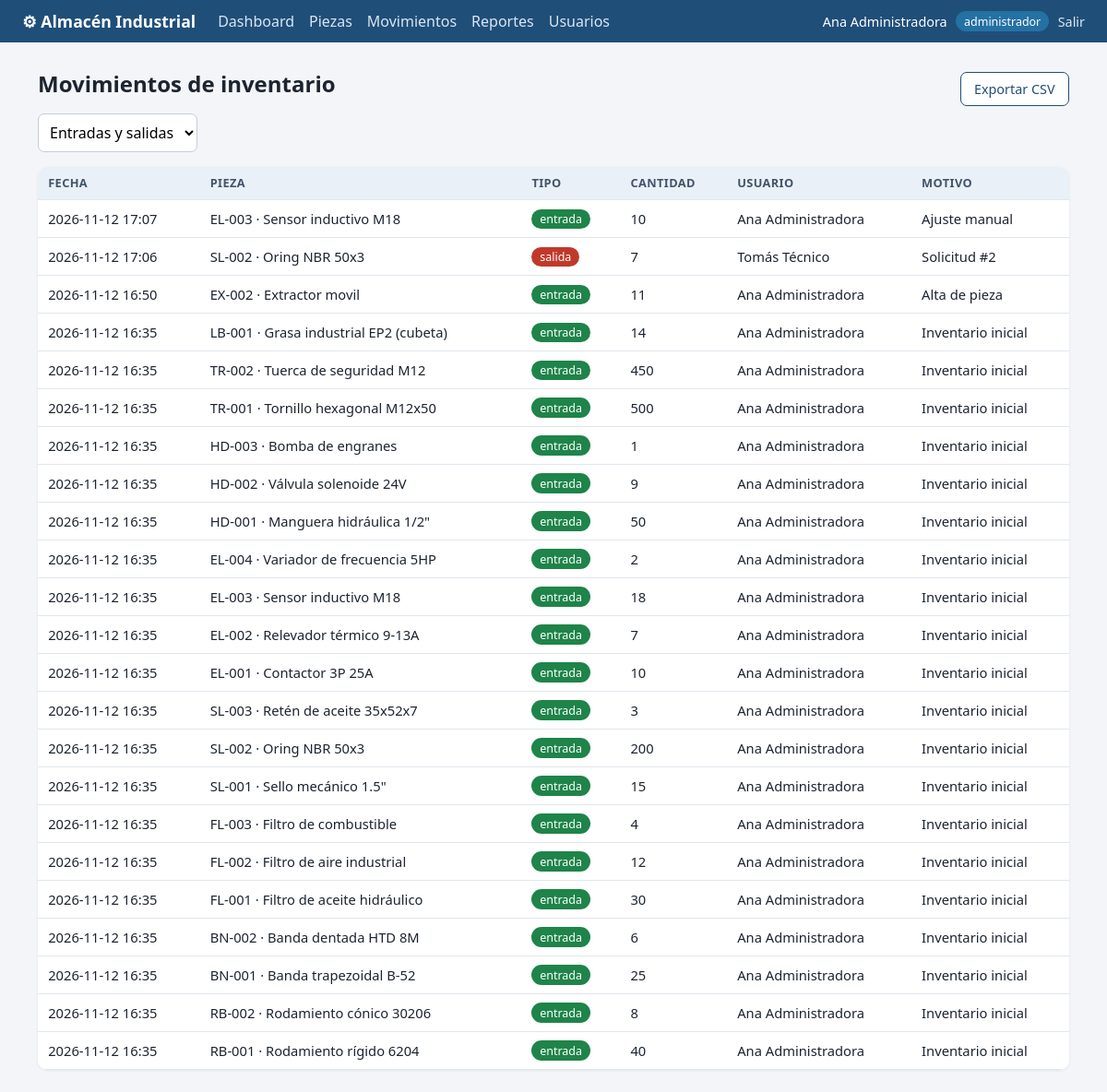
The app's page /movimientos (signed in) with its own data.
### tables this page shows
CREATE TABLE usuarios(
  id INTEGER PRIMARY KEY AUTOINCREMENT,
  nombre TEXT NOT NULL,
  usuario TEXT NOT NULL UNIQUE,
  password_hash TEXT NOT NULL,
  rol TEXT NOT NULL CHECK(rol IN ('administrador','gerente','tecnico'))
);

CREATE TABLE movimientos(
  id INTEGER PRIMARY KEY AUTOINCREMENT,
  pieza_id INTEGER NOT NULL REFERENCES piezas(id) ON DELETE CASCADE,
  tipo TEXT NOT NULL CHECK(tipo IN ('entrada','salida')),
  cantidad INTEGER NOT NULL,
  usuario_id INTEGER REFERENCES usuarios(id) ON DELETE SET NULL,
  motivo TEXT,
  fecha TEXT NOT NULL
);

CREATE TABLE piezas(
  id INTEGER PRIMARY KEY AUTOINCREMENT,
  codigo TEXT NOT NULL UNIQUE,
  nombre TEXT NOT NULL,
  categoria TEXT NOT NULL,
  cantidad INTEGER NOT NULL DEFAULT 0 CHECK(cantidad >= 0),
  minimo INTEGER NOT NULL DEFAULT 5,
  ubicacion TEXT NOT NULL
);

### app.py (the view)
@app.route("/movimientos")
@login_required("administrador", "gerente")
def movimientos():
    tipo = request.args.get("tipo", "")
    return render_template("movimientos.html", movs=_movimientos(tipo), tipo=tipo)

### app.py (called while the page is built)
def db():
    if "db" not in g:
        g.db = sqlite3.connect(DB)
        g.db.row_factory = sqlite3.Row
        g.db.execute("PRAGMA foreign_keys = ON")
    return g.db

def login_required(*roles):
    def deco(f):
        @wraps(f)
        def wrapper(*a, **k):
            if "uid" not in session:
                return redirect(url_for("login"))
            if roles and session["rol"] not in roles:
                abort(403)
            return f(*a, **k)
        return wrapper
    return deco

def _movimientos(tipo=""):
    sql = """SELECT m.*, p.codigo, p.nombre, u.nombre AS usuario FROM movimientos m
             JOIN piezas p ON p.id=m.pieza_id LEFT JOIN usuarios u ON u.id=m.usuario_id"""
    params = []
    if tipo in ("entrada", "salida"):
        sql += " WHERE m.tipo=?"
        params.append(tipo)
    return db().execute(sql + " ORDER BY m.id DESC", params).fetchall()

### templates/movimientos.html (shortened to what this page needs)
{% extends "base.html" %}
{% block content %}
<div class="bar"><h1>Movimientos de inventario</h1>
  <a class="btn ghost" href="{{ url_for('csv_movimientos') }}">Exportar CSV</a></div>
<form class="filters" method="get">
  <select name="tipo" onchange="this.form.submit()">
    <option value="">Entradas y salidas</option>
  </select>
</form>
<table>
  <tr><th>Fecha</th><th>Pieza</th><th>Tipo</th><th>Cantidad</th><th>Usuario</th><th>Motivo</th></tr>
  {% for m in movs %}
  <tr><td>{{ m.fecha }}</td><td>{{ m.codigo }} · {{ m.nombre }}</td>
    <td><span class="tag {{ 'green' if m.tipo == 'entrada' else 'red' }}">{{ m.tipo }}</span></td>
    <td>{{ m.cantidad }}</td><td>{{ m.usuario or '—' }}</td><td>{{ m.motivo }}</td></tr>
  {% endfor %}
</table>
{% endblock %}

### templates/base.html (shortened to what this page needs)
<!doctype html>
<html lang="es">
<head>
  <link rel="stylesheet" href="{{ url_for('static', filename='style.css') }}">
</head>
<body>
{% if session.uid %}
<header>
  <div class="brand">⚙ Almacén Industrial</div>
  <nav>
    <a href="{{ url_for('dashboard') }}">Dashboard</a>
    <a href="{{ url_for('piezas') }}">Piezas</a>
    {% if session.rol in ('administrador', 'gerente') %}
      <a href="{{ url_for('movimientos') }}">Movimientos</a>
      <a href="{{ url_for('reportes') }}">Reportes</a>
    {% endif %}
    {% if session.rol == 'administrador' %}<a href="{{ url_for('usuarios') }}">Usuarios</a>{% endif %}
  </nav>
  <div class="user">{{ session.nombre }} <span class="tag blue">{{ session.rol }}</span>
    <a href="{{ url_for('logout') }}">Salir</a></div>
</header>
{% endif %}
<main>
  {% block content %}{% endblock %}
</main>
</body>
</html>

### static/style.css (style rules this page uses)
:root { --bg:#f3f5f8;--card:#fff;--ink:#1c2430;--muted:#6b7686;--line:#e1e6ee;--brand:#1f4e79;--red:#c0392b;--amber:#d68910;--green:#1e8449;--blue:#2471a3 }
* { box-sizing:border-box }
body { margin:0;font-family:system-ui,Segoe UI,Roboto,sans-serif;background:var(--bg);color:var(--ink) }
header { display:flex;align-items:center;gap:1.5rem;flex-wrap:wrap;background:var(--brand);color:#fff;padding:.7rem 1.5rem }
.brand { font-weight:700;font-size:1.1rem }
nav { display:flex;gap:1rem;flex:1;flex-wrap:wrap }
header a { color:#dbe7f3;text-decoration:none }
.user { font-size:.9rem;display:flex;gap:.6rem;align-items:center }
main { max-width:1150px;margin:1.5rem auto;padding:0 1rem }
h1 { margin:.2rem 0 1rem;font-size:1.5rem }
.bar { display:flex;justify-content:space-between;align-items:center;flex-wrap:wrap;gap:.5rem }
table { width:100%;border-collapse:collapse;background:var(--card);border-radius:10px;overflow:hidden;box-shadow:0 1px 3px #0001;font-size:.92rem }
th,td { padding:.55rem .7rem;text-align:left;border-bottom:1px solid var(--line);vertical-align:middle }
th { background:#eaf0f7;font-size:.8rem;text-transform:uppercase;letter-spacing:.03em;color:#43536a }
.tag { display:inline-block;padding:.15rem .55rem;border-radius:999px;font-size:.78rem;color:#fff;background:var(--muted) }
.tag.red { background:var(--red) }
.tag.green { background:var(--green) }
.tag.blue { background:var(--blue) }
.btn { display:inline-block;background:var(--brand);color:#fff;border:0;border-radius:7px;padding:.5rem .9rem;font-size:.9rem;cursor:pointer;text-decoration:none }
.btn.ghost { background:#fff;color:var(--brand);border:1px solid var(--brand) }
input,select,textarea { font:inherit;padding:.5rem;border:1px solid #c5cdd9;border-radius:7px;width:100%;background:#fff }
.filters { display:flex;gap:.6rem;margin-bottom:1rem;flex-wrap:wrap }
.filters select { width:auto }

### records on screen
usuarios: nombre "Ana Administradora", rol "administrador"
movimientos: fecha "2026-11-12 17:07", codigo "EL-003", nombre "Sensor inductivo M18", tipo "entrada", cantidad "10", nombre "Ana Administradora", motivo "Ajuste manual"
movimientos: fecha "2026-11-12 17:06", codigo "SL-002", nombre "Oring NBR 50x3", tipo "salida", cantidad "7", nombre "Tomás Técnico", motivo "Solicitud #2"
movimientos: fecha "2026-11-12 16:50", codigo "EX-002", nombre "Extractor movil", tipo "entrada", cantidad "11", nombre "Ana Administradora", motivo "Alta de pieza"
movimientos: fecha "2026-11-12 16:35", codigo "LB-001", nombre "Grasa industrial EP2 (cubeta)", tipo "entrada", cantidad "14", nombre "Ana Administradora", motivo "Inventario inicial"
movimientos: fecha "2026-11-12 16:35", codigo "TR-002", nombre "Tuerca de seguridad M12", tipo "entrada", cantidad "450", nombre "Ana Administradora", motivo "Inventario inicial"
movimientos: fecha "2026-11-12 16:35", codigo "TR-001", nombre "Tornillo hexagonal M12x50", tipo "entrada", cantidad "500", nombre "Ana Administradora", motivo "Inventario inicial"
movimientos: fecha "2026-11-12 16:35", codigo "HD-003", nombre "Bomba de engranes", tipo "entrada", cantidad "1", nombre "Ana Administradora", motivo "Inventario inicial"
movimientos: fecha "2026-11-12 16:35", codigo "HD-002", nombre "Válvula solenoide 24V", tipo "entrada", cantidad "9", nombre "Ana Administradora", motivo "Inventario inicial"
movimientos: fecha "2026-11-12 16:35", codigo "HD-001", nombre "Manguera hidráulica 1/2\"", tipo "entrada", cantidad "50", nombre "Ana Administradora", motivo "Inventario inicial"
movimientos: fecha "2026-11-12 16:35", codigo "EL-004", nombre "Variador de frecuencia 5HP", tipo "entrada", cantidad "2", nombre "Ana Administradora", motivo "Inventario inicial"
movimientos: fecha "2026-11-12 16:35", codigo "EL-003", nombre "Sensor inductivo M18", tipo "entrada", cantidad "18", nombre "Ana Administradora", motivo "Inventario inicial"
movimientos: fecha "2026-11-12 16:35", codigo "EL-002", nombre "Relevador térmico 9-13A", tipo "entrada", cantidad "7", nombre "Ana Administradora", motivo "Inventario inicial"
movimientos: fecha "2026-11-12 16:35", codigo "EL-001", nombre "Contactor 3P 25A", tipo "entrada", cantidad "10", nombre "Ana Administradora", motivo "Inventario inicial"
movimientos: fecha "2026-11-12 16:35", codigo "SL-003", nombre "Retén de aceite 35x52x7", tipo "entrada", cantidad "3", nombre "Ana Administradora", motivo "Inventario inicial"
movimientos: fecha "2026-11-12 16:35", codigo "SL-002", nombre "Oring NBR 50x3", tipo "entrada", cantidad "200", nombre "Ana Administradora", motivo "Inventario inicial"
movimientos: fecha "2026-11-12 16:35", codigo "SL-001", nombre "Sello mecánico 1.5\"", tipo "entrada", cantidad "15", nombre "Ana Administradora", motivo "Inventario inicial"
movimientos: fecha "2026-11-12 16:35", codigo "FL-003", nombre "Filtro de combustible", tipo "entrada", cantidad "4", nombre "Ana Administradora", motivo "Inventario inicial"
movimientos: fecha "2026-11-12 16:35", codigo "FL-002", nombre "Filtro de aire industrial", tipo "entrada", cantidad "12", nombre "Ana Administradora", motivo "Inventario inicial"
movimientos: fecha "2026-11-12 16:35", codigo "FL-001", nombre "Filtro de aceite hidráulico", tipo "entrada", cantidad "30", nombre "Ana Administradora", motivo "Inventario inicial"
movimientos: fecha "2026-11-12 16:35", codigo "BN-002", nombre "Banda dentada HTD 8M", tipo "entrada", cantidad "6", nombre "Ana Administradora", motivo "Inventario inicial"
movimientos: fecha "2026-11-12 16:35", codigo "BN-001", nombre "Banda trapezoidal B-52", tipo "entrada", cantidad "25", nombre "Ana Administradora", motivo "Inventario inicial"
movimientos: fecha "2026-11-12 16:35", codigo "RB-002", nombre "Rodamiento cónico 30206", tipo "entrada", cantidad "8", nombre "Ana Administradora", motivo "Inventario inicial"
movimientos: fecha "2026-11-12 16:35", codigo "RB-001", nombre "Rodamiento rígido 6204", tipo "entrada", cantidad "40", nombre "Ana Administradora", motivo "Inventario inicial"
